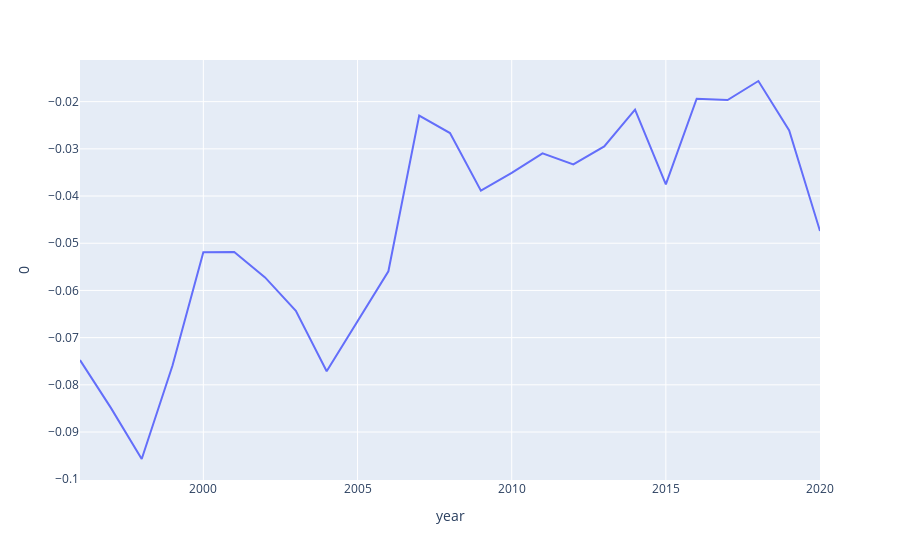

The cell this chart's notebook holds for it:
### Code cell
year_nyt = (nyt.groupby('year')['dict_sentiment_imp'].sum()/nyt.groupby('year')['importance'].sum()).reset_index()
fig = px.line(year_nyt, x='year', y=0)
fig.show()

### Figure 1 — Plotly figure (JSON) as saved in the notebook; plotly's stock layout.template omitted (floating-point values rounded to 4 significant figures)
{"data": [{"hovertemplate": "year=%{x}<br>0=%{y}<extra></extra>", "legendgroup": "", "line": {"color": "#636efa", "dash": "solid"}, "mode": "lines", "name": "", "orientation": "v", "showlegend": false, "type": "scatter", "x": ["1996-01-01T00:00:00", "1997-01-01T00:00:00", "1998-01-01T00:00:00", "1999-01-01T00:00:00", "2000-01-01T00:00:00", "2001-01-01T00:00:00", "2002-01-01T00:00:00", "2003-01-01T00:00:00", "2004-01-01T00:00:00", "2005-01-01T00:00:00", "2006-01-01T00:00:00", "2007-01-01T00:00:00", "2008-01-01T00:00:00", "2009-01-01T00:00:00", "2010-01-01T00:00:00", "2011-01-01T00:00:00", "2012-01-01T00:00:00", "2013-01-01T00:00:00", "2014-01-01T00:00:00", "2015-01-01T00:00:00", "2016-01-01T00:00:00", "2017-01-01T00:00:00", "2018-01-01T00:00:00", "2019-01-01T00:00:00", "2020-01-01T00:00:00"], "xaxis": "x", "y": [-0.07475, -0.08488, -0.09572, -0.07589, -0.05193, -0.05186, -0.05725, -0.0643, -0.07712, -0.0666, -0.05595, -0.02294, -0.02665, -0.03885, -0.0351, -0.03097, -0.0333, -0.02948, -0.02169, -0.03753, -0.01939, -0.01965, -0.01562, -0.02611, -0.04742], "yaxis": "y"}], "layout": {"legend": {"tracegroupgap": 0}, "margin": {"t": 60}, "xaxis": {"anchor": "y", "domain": [0, 1], "title": {"text": "year"}}, "yaxis": {"anchor": "x", "domain": [0, 1], "title": {"text": "0"}}}}
